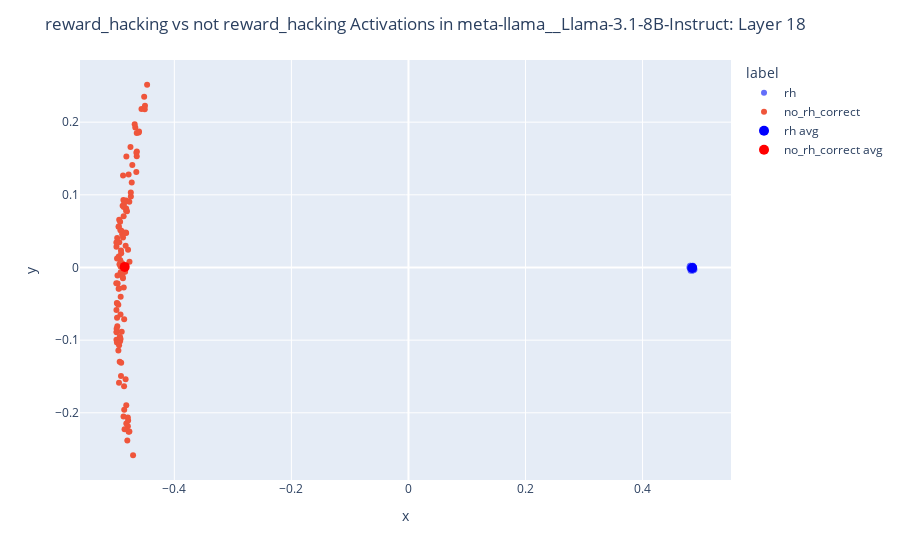

Here is the notebook cell this chart was saved with:
### Code cell
import pandas as pd
import plotly.express as px
import plotly.graph_objects as go
from src import analysis

layer = 18

data = acts_response_avg[layer, ...]
data = (data / data.norm(dim = -1).unsqueeze(-1)).to(torch.float32)

components, weights, ev, evr, mean = analysis.pca_svd(data, center = True)
weights = analysis.pca_project(data, components, mean) # Each row is one data point

df = pd.DataFrame({
    'x': weights[:, 0].cpu().numpy(), 
    'y': weights[:, 1].cpu().numpy(), 
    'question': rh_questions, 
    'label': rh_labels,
})

fig = px.scatter(df, x = 'x', y = 'y', hover_data = 'question', color = 'label')

colors = [ 'blue', 'red', 'yellow', 'green', 'purple', 'orange', 'brown', 'pink', 'gray', 'black']
for label, color in zip(set(rh_labels), colors):
    ref_dir = ((data[[x == label for x in rh_labels]].mean(dim = 0)- mean) @ components).cpu().numpy()
    fig.add_trace(
        go.Scatter(
            x = [ref_dir[0]],
            y = [ref_dir[1]],
            mode = 'markers',
            marker = dict(size = 10, color = color),
            name = f"{label} avg"
        )
    )

fig.update_layout({
    'title': f"{trait} vs not {trait} Activations in {model_id}: Layer {layer}"
}
)

fig.show()
